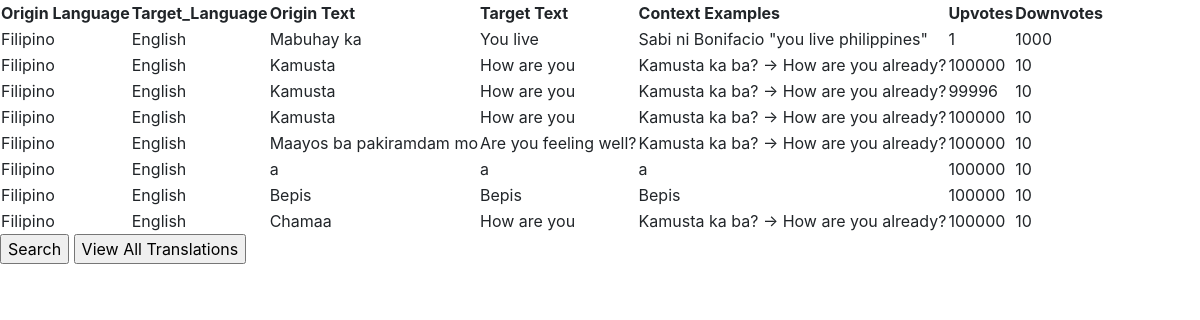
Screenshot of /translation/ with the database file from the repository.
### translation/models.py (models this page shows)
class Translation(models.Model):
	origin_language = models. CharField(max_length = 250, default='Filipino')
	target_language = models. CharField(max_length = 250, default='English')
	origin_text = models. CharField(max_length = 250, default='Kamusta')
	target_text = models. CharField(max_length = 250, default='How are you')
	context_examples = models. CharField(max_length = 500, default='Kamusta ka ba? -> How are you already?')
	upvotes = models.IntegerField(default=100000)
	downvotes = models.IntegerField(default=10)

### translation/views.py (the view)
# urls.py: path('translation/', TranslationListView.as_view(), name = 'translation-list'),
class TranslationListView(ListView):
    template_name = 'translation/translation_list.html'
    queryset = Translation.objects.all()

### translation/templates/translation/translation_list.html
{% extends 'base.html' %}
{% block content %}
<table>
  <tr>
    <th>Origin Language</th>
    <th>Target_Language</th>
    <th>Origin Text</th>
    <th>Target Text</th>
    <th>Context Examples</th>
    <th>Upvotes</th>
    <th>Downvotes</th>
  </tr>
{% for instance in object_list %}
  <tr>
      <td> {{ instance.origin_language }} </td>
      <td> {{ instance.target_language }} </td>
      <td> {{ instance.origin_text }} </td>
      <td> {{ instance.target_text }} </td>
      <td> {{ instance.context_examples }} </td>
      <td> {{ instance.upvotes }} </td>
      <td> {{ instance.downvotes }} </td>
  </tr>
{% endfor %}
</table>
{% endblock %}

### my_project/static/my_project/style.css (style rules this page uses)
body { background-color: #B9FF47; }

### rows the page displays
Translation: origin_language "Filipino", target_language "English", origin_text "Mabuhay ka", target_text "You live", context_examples "Sabi ni Bonifacio \"you live philippines\"", upvotes "1", downvotes "1000"
Translation: origin_language "Filipino", target_language "English", origin_text "Kamusta", target_text "How are you", context_examples "Kamusta ka ba? -> How are you already?", upvotes "100000", downvotes "10"
Translation: origin_language "Filipino", target_language "English", origin_text "Kamusta", target_text "How are you", context_examples "Kamusta ka ba? -> How are you already?", upvotes "99996", downvotes "10"
Translation: origin_language "Filipino", target_language "English", origin_text "Kamusta", target_text "How are you", context_examples "Kamusta ka ba? -> How are you already?", upvotes "100000", downvotes "10"
Translation: origin_language "Filipino", target_language "English", origin_text "Maayos ba pakiramdam mo", target_text "Are you feeling well?", context_examples "Kamusta ka ba? -> How are you already?", upvotes "100000", downvotes "10"
Translation: origin_language "Filipino", target_language "English", origin_text "a", target_text "a", context_examples "a", upvotes "100000", downvotes "10"
Translation: origin_language "Filipino", target_language "English", origin_text "Bepis", target_text "Bepis", context_examples "Bepis", upvotes "100000", downvotes "10"
Translation: origin_language "Filipino", target_language "English", origin_text "Chamaa", target_text "How are you", context_examples "Kamusta ka ba? -> How are you already?", upvotes "100000", downvotes "10"
